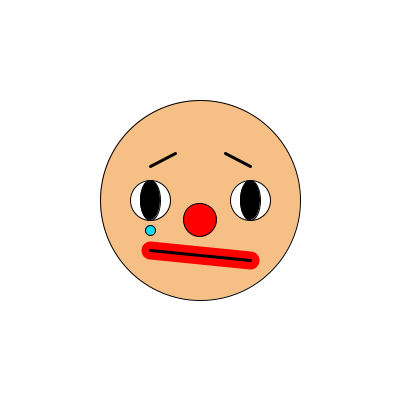
Frame 1 (no input)
Frame 60 (the mouse pressed at the canvas centre just before this capture): identical to frame 1, image omitted
Frame 120 (the mouse held since frame 60 and released just before this capture): identical to frame 1, image omitted

The Processing sketch that drew this single still picture (run headless with seeded random() and noise(); from frame 60 on, the mouse is pressed at the canvas centre):

// Processing sketch: processing_145292
// ── processing_145292.pde

//face size
float faceWidth;
float faceHeight;

//face position
float faceX;
float faceY;


void setup(){
  size(400, 400);
  background(255);
  smooth();
  
  faceWidth = 200;
  faceHeight= 200;
  
  faceX = width/2; //200
  faceY = height/2; //200
  
}

void draw(){
  background(255);
  
  strokeWeight(1);
  stroke(0);
  fill(245, 191, 133);
  //head
  ellipse(faceX, faceY, faceWidth, faceHeight);
  
  fill(255);

  //eyes
  ellipse(faceX - (faceWidth/4), faceY, faceWidth/5, faceHeight/5);//left eye
  ellipse(faceX + (faceWidth/4), faceY, faceWidth/5, faceHeight/5);
  
  //pupils
  fill(0);
  ellipse(faceX -(faceWidth/4), faceY, faceWidth/10, faceHeight/5);
  ellipse(faceX +(faceWidth/4), faceY, faceWidth/10, faceHeight/5);
 
 
 
 //nose
 fill(255, 0, 0);
 ellipse(faceWidth, faceHeight*1.1, faceWidth/6, faceHeight/6);
 
 //redlipse
 strokeWeight(18);
 stroke(255, 0, 0);
 line(faceX - (faceWidth/4), faceHeight *1.25, faceX +(faceWidth/4), faceHeight*1.3);
 //blacklips
 strokeWeight(3);
 stroke(0);
 line(faceX - (faceWidth/4), faceHeight *1.25, faceX +(faceWidth/4), faceHeight*1.3);
 
 //eyebrows
 line(faceX -(faceWidth/4), faceHeight/1.2, faceX - (faceWidth/8), faceHeight/1.3);
 line(faceX +(faceWidth/4), faceHeight/1.2, faceX +(faceWidth/8), faceHeight/1.3);
 
 strokeWeight(1);
 fill(12, 219, 245);
 //tear
 ellipse(faceX -(faceWidth/4), faceHeight *1.15, faceWidth/20, faceHeight/20);
 
}
